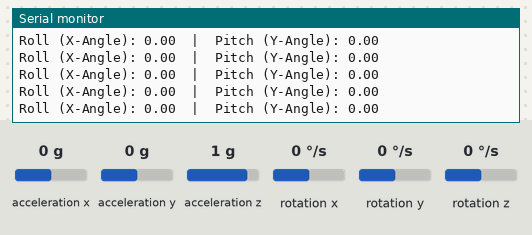
A sketch run on a simulated Arduino Uno, built with avr-gcc and run on an emulated ATmega328P. On the bench: the last lines printed to the serial monitor. The test bench sets the inputs (shaded band); at power-on: acceleration x 0 g, acceleration y 0 g, acceleration z 1 g, rotation x 0 °/s, rotation y 0 °/s, rotation z 0 °/s.

Above: at 3.2 s.
3.3 s: acceleration x set to -1.4 g
At 4.0 s:
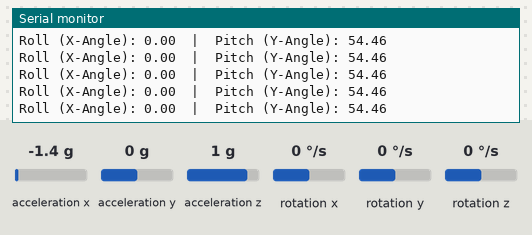
6.3 s: acceleration y set to -1.4 g
At 7.3 s:
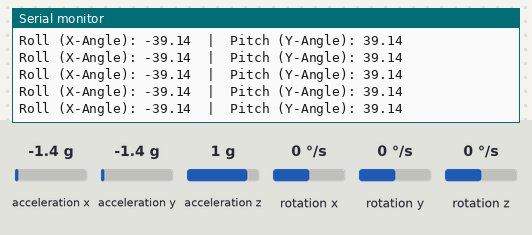
7.8 s: acceleration z set to -1.4 g
At 8.7 s:
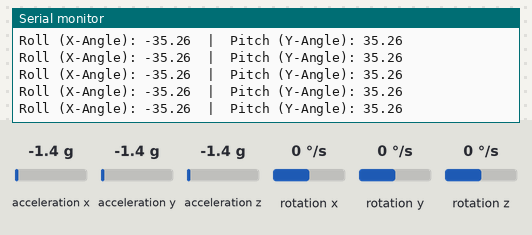
Timing chart, 0 to 10.8 s (numbered marks = the images above; inputs shaded):
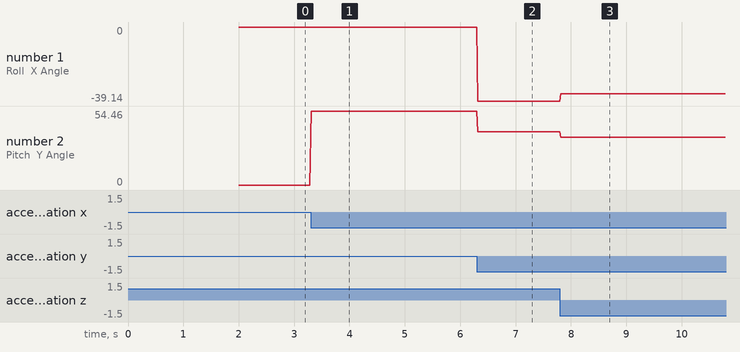

Measured:
- after the input at 3.3 s, the serial monitor: prints a new line at once (image 1)
- after the input at 6.3 s, the serial monitor: prints a new line at once (image 2)
- after the input at 7.8 s, the serial monitor: prints a new line at once (image 3)
- plotted number 1: 0 → -39.14 after the input at 6.3 s, -39.14 → -35.26 after the input at 7.8 s
- plotted number 2: 0 → 54.46 after the input at 3.3 s, 54.46 → 39.14 after the input at 6.3 s, 39.14 → 35.26 after the input at 7.8 s

The sketch:

mpu.ino
```cpp
#include "Wire.h"
#include <MPU6050_light.h>

MPU6050 mpu(Wire);

void setup() {
  Serial.begin(115200);

  // Wait for R4 Native USB
  while (!Serial) {
    delay(10);
  }

  Serial.println("Booting up...");
  Wire.begin();

  // Initialize the sensor
  byte status = mpu.begin();
  Serial.print("MPU6050 status: ");
  Serial.println(status);

  if (status != 0) {
    Serial.println("Could not connect to MPU6050. Check wiring.");
    while (1) { delay(10); }
  }

  Serial.println("Calculating offsets... DO NOT MOVE THE SENSOR!");
  delay(1000);

  // This automatically calibrates the sensor for better accuracy
  mpu.calcOffsets(true, true);
  Serial.println("Done! Starting loop...\n");
}

void loop() {
  // This line fetches and calculates the new data
  mpu.update();

  // Print the pre-calculated Roll and Pitch
  Serial.print("Roll (X-Angle): ");
  Serial.print(mpu.getAngleX());
  Serial.print("  |  ");
  Serial.print("Pitch (Y-Angle): ");
  Serial.println(mpu.getAngleY());

  delay(20);
}
```
